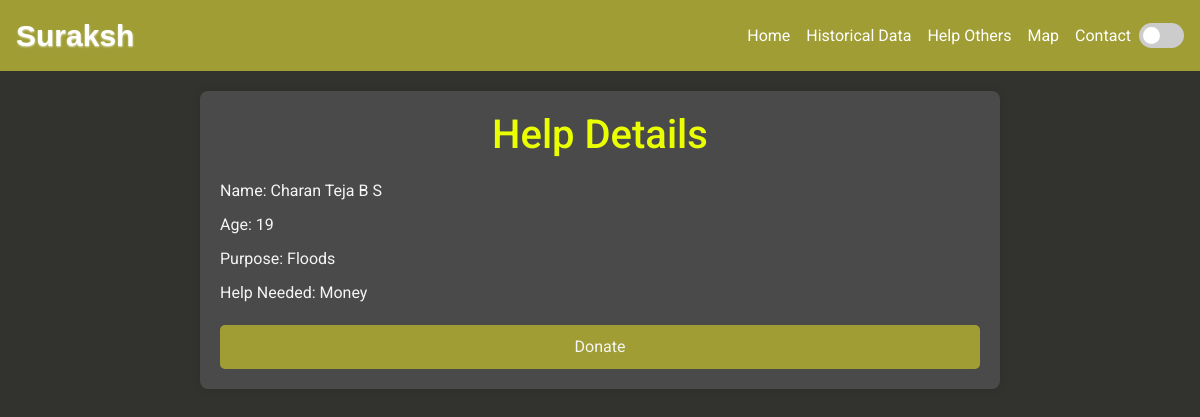
Screenshot of /give-help/1/ with the database file from the repository.
### app/models.py (models this page shows, shortened)
class HelpSeek(models.Model):
    name = models.CharField(max_length=100)
    age = models.IntegerField()
    mobile_number = models.CharField(max_length=20)
    purpose = models.TextField()
    payment_info = models.TextField()
    help_needed = models.TextField()
    raise_fund = models.BooleanField(default=False)

### app/views.py (the view)
# urls.py: path('give-help/<int:pk>/', views.give_help, name='give_help'),
def give_help(request, pk):
    seeker = HelpSeek.objects.get(pk=pk)
    return render(request, 'give_help.html', {'seeker': seeker})

### templates/give_help.html (shortened to what this page needs)
<!DOCTYPE html>
<html lang="en">
  <head>
    <link
      href="https://stackpath.bootstrapcdn.com/bootstrap/4.5.2/css/bootstrap.min.css"
      rel="stylesheet"
    />
    <link
      href="https://stackpath.bootstrapcdn.com/bootstrap/4.5.2/css/bootstrap.min.css"
      rel="stylesheet"
    />
    <link
      href="https://cdnjs.cloudflare.com/ajax/libs/font-awesome/5.15.4/css/all.min.css"
      rel="stylesheet"
    />
    <link
      rel="stylesheet"
      href="https://cdnjs.cloudflare.com/ajax/libs/font-awesome/6.0.0-beta3/css/all.min.css"
    />
    <link
      rel="stylesheet"
      href="https://cdnjs.cloudflare.com/ajax/libs/font-awesome/6.0.0-beta3/css/all.min.css"
    />
  </head>
  <body>
    <header>
      <nav class="navbar navbar-expand-lg navbar-dark">
        <a class="navbar-brand" href="#">Suraksh</a>
        <div class="collapse navbar-collapse" id="navbarNav">
          <ul class="navbar-nav ml-auto">
            <li class="nav-item">
              <a class="nav-link" href="{% url 'home' %}">Home</a>
            </li>
            <li class="nav-item">
              <a class="nav-link" href="{% url 'histdata' %}"
                >Historical Data</a
              >
            </li>
            <li class="nav-item">
              <a class="nav-link" href="{% url 'seekers' %}">Help Others</a>
            </li>
            <li class="nav-item">
              <a class="nav-link" href="{% url 'map' %}">Map</a>
            </li>
            <li class="nav-item">
              <a class="nav-link" href="#">Contact</a>
            </li>
            <li class="nav-item d-flex align-items-center">
              <label class="toggle-switch mb-0">
                <span class="slider"></span>
              </label>
            </li>
          </ul>
        </div>
      </nav>
    </header>
    <div class="container">
      <h1>Help Details</h1>
      <p>Name: {{ seeker.name }}</p>
      <p>Age: {{ seeker.age }}</p>
      <p>Purpose: {{ seeker.purpose }}</p>
      <p>Help Needed: {{ seeker.help_needed }}</p>
      {% if seeker.raise_fund %}
      <button class="btn-donate" onclick="showAlert()">Donate</button>
      {% endif %}
    </div>
  </body>
</html>

### rows the page displays
HelpSeek: name "Charan Teja B S", age "19", purpose "Floods", help_needed "Money"
